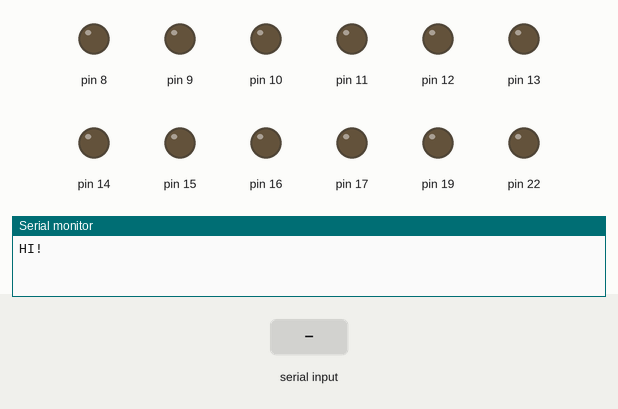
A sketch run on a simulated Arduino Uno, built with avr-gcc and run on an emulated ATmega328P. On the bench: output pins drawn as LEDs (lit = HIGH), the last lines printed to the serial monitor. The inputs (shaded band) are chosen by the test bench.

Above: at 1.2 s.
1.3 s: "90,45\n" received over Serial
At 1.8 s:
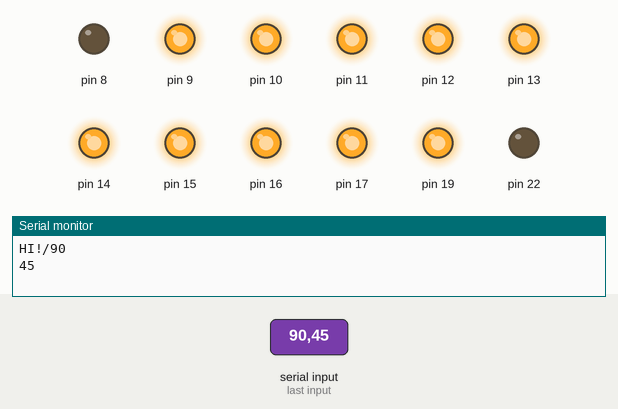
2.8 s: "30,150\n" received over Serial
At 4.0 s:
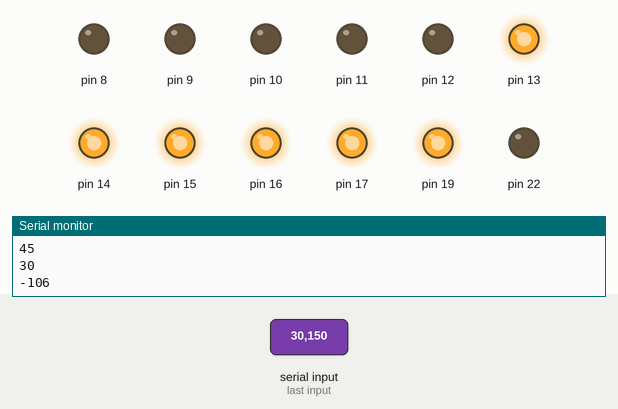
4.3 s: "5\n" received over Serial
At 4.7 s:
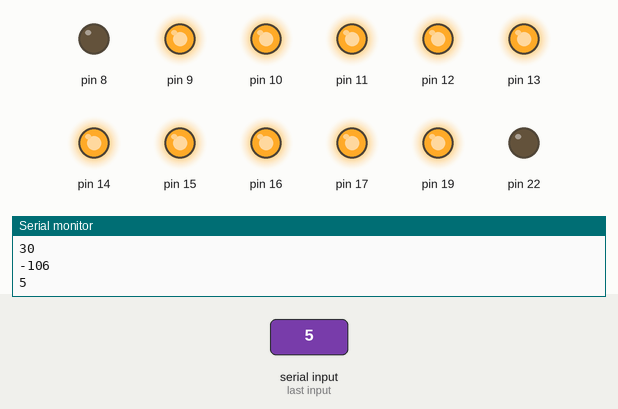
5.8 s: "200\n" received over Serial
At 6.6 s:
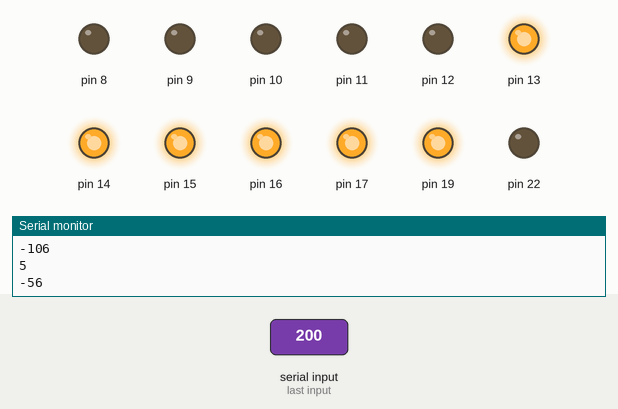
Timing chart, 0 to 8.3 s (numbered marks = the images above; inputs shaded):
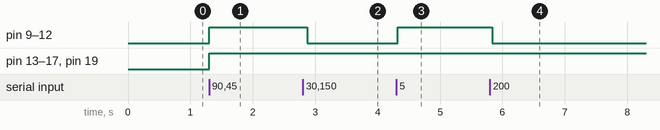

The sketch:

BlinkX.ino
```cpp
void light(char n){
 for(char i =0;i<4;++i)
   digitalWrite(i+9,LOW);
 for(char i=0;i<n;++i)
   digitalWrite(i+9,HIGH);
}

void setup() {
  // initialize the digital pin as an output.
  pinMode(9, OUTPUT);
  pinMode(10, OUTPUT);
  pinMode(11, OUTPUT);
  pinMode(12, OUTPUT);
  Serial.begin(9600);
  Serial.write("HI!");
}

// the loop routine runs over and over again forever:
void loop() {
  char n;
  if(Serial.available()>1){
      n = Serial.parseInt();
      light(n);
      Serial.println(n,DEC);
    }
}
```

Measured:
- after the input at 1.3 s, pin 9–17, pin 19: LOW → HIGH at once
- after the input at 2.8 s, pin 9–12: HIGH → LOW after 0.07 s
- after the input at 4.3 s, pin 9–12: LOW → HIGH at once
- after the input at 5.8 s, pin 9–12: HIGH → LOW at once
